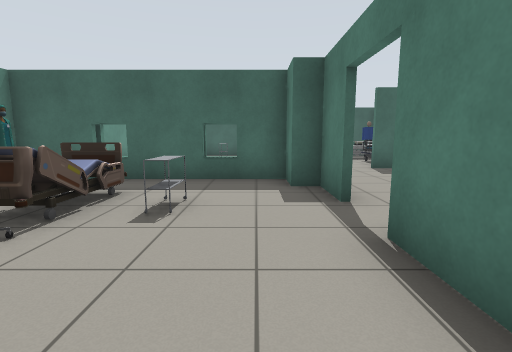
[1] (above)

20 first-person views from a walk through a Gazebo world. The camera is 1 m above the floor, tilts 8° down and sees 85° across. The lines on the ground mark 1 m squares. The floor is counted in squares, 1 m on a side. Each view is taken from the middle of a square. On the plan, view 1 faces up. The plan holds only what a view shows up to about 12 squares ahead; the rest is blank. Some stock models are drawn as simple stand-ins.

[2]
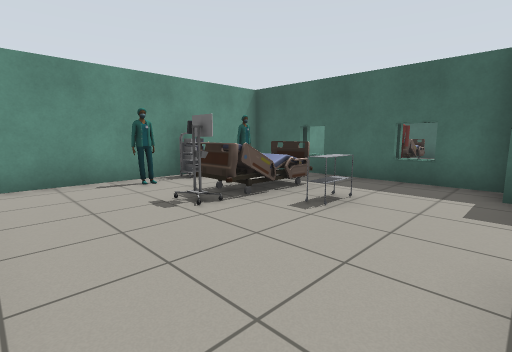

[3]
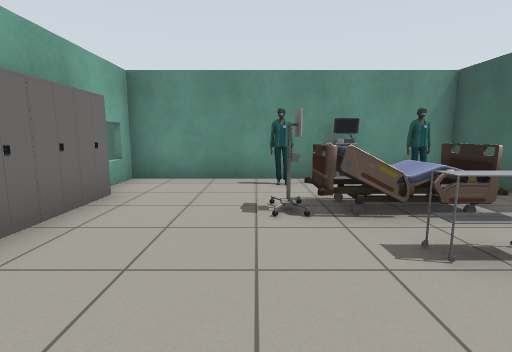

[4]
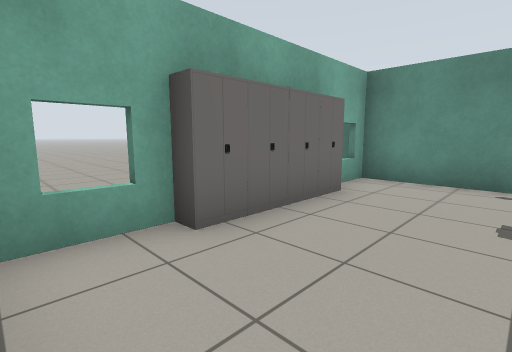

[5]
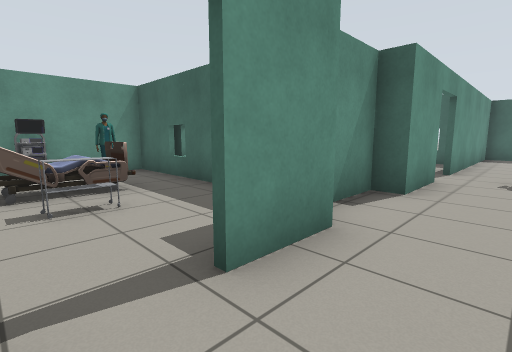

[6]
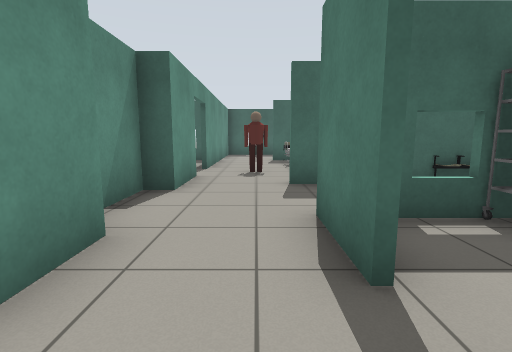

[7]
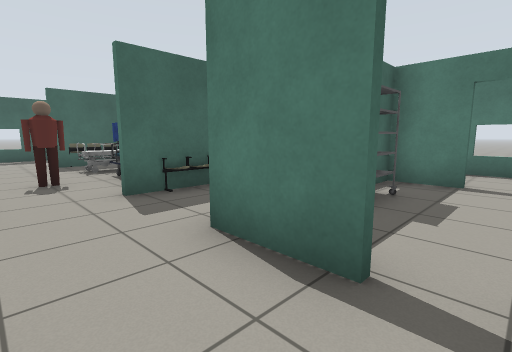

[8]
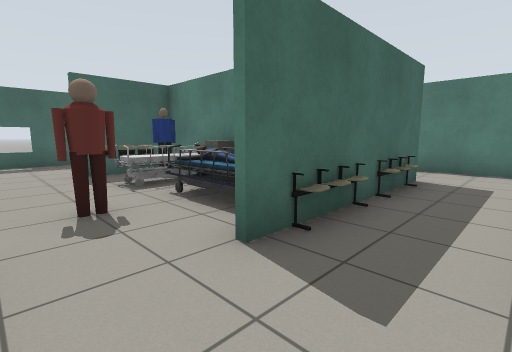

[9]
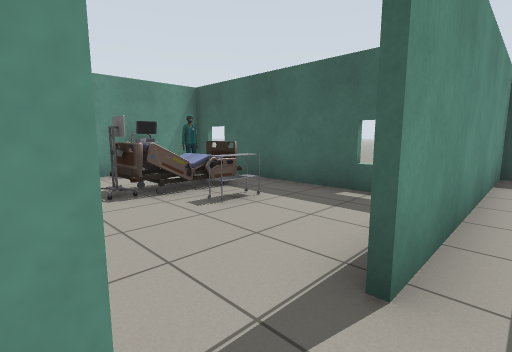

[10]
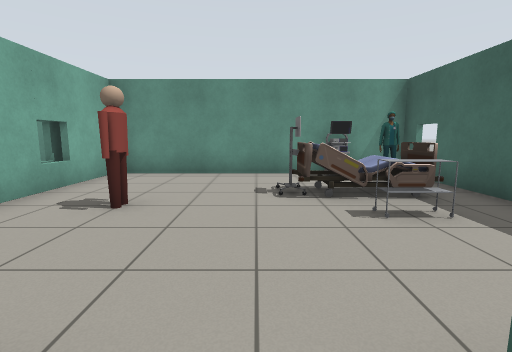

[11]
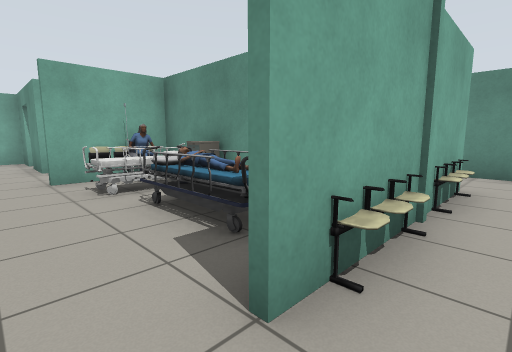

[12]
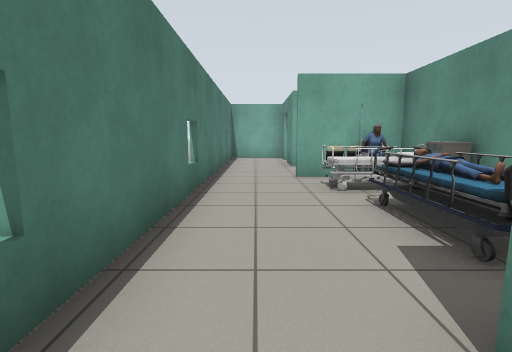

[13]
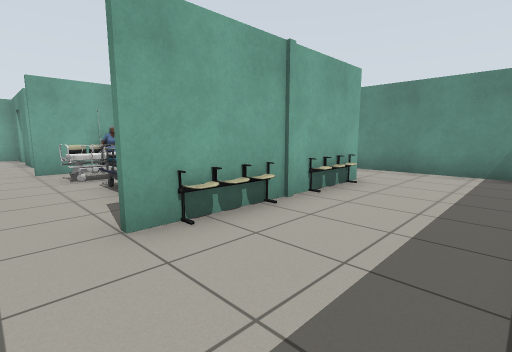

[14]
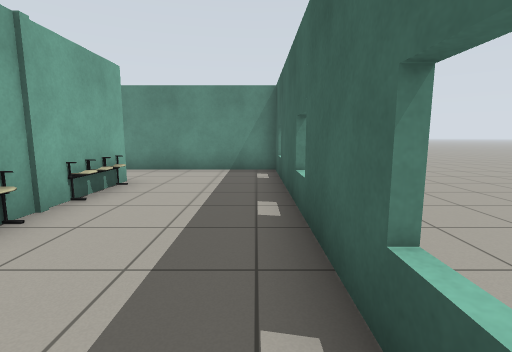

[15]
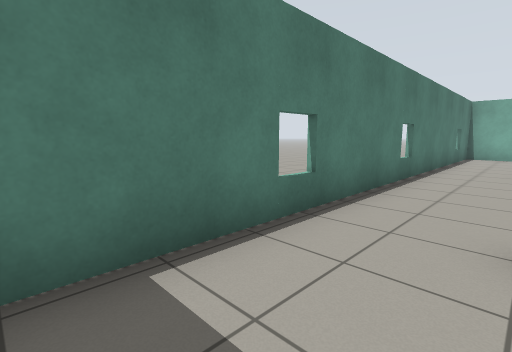

[16]
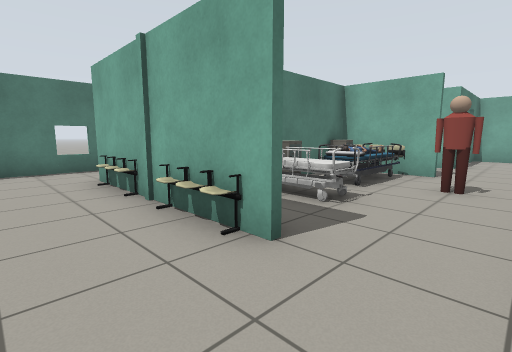

[17]
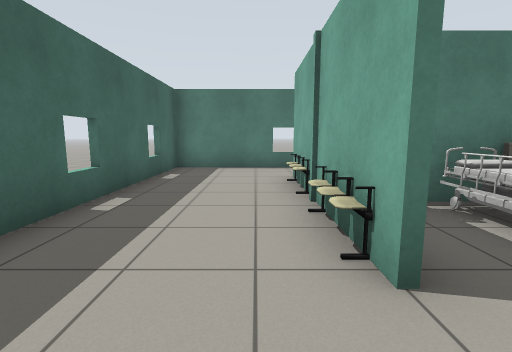

[18]
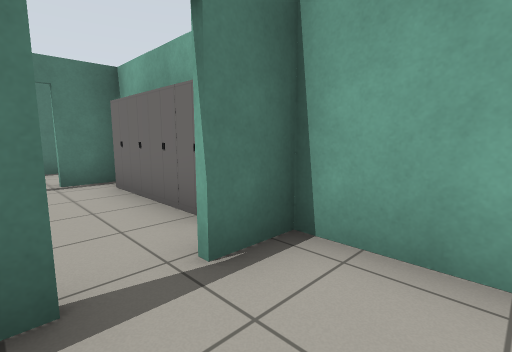

[19]
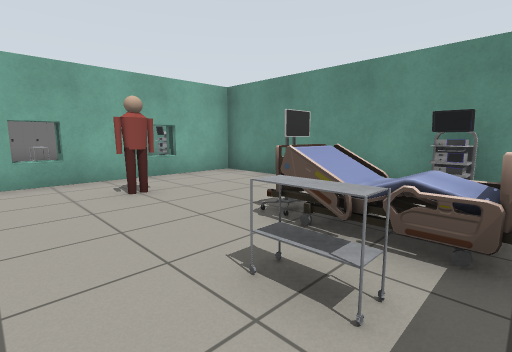

[20]
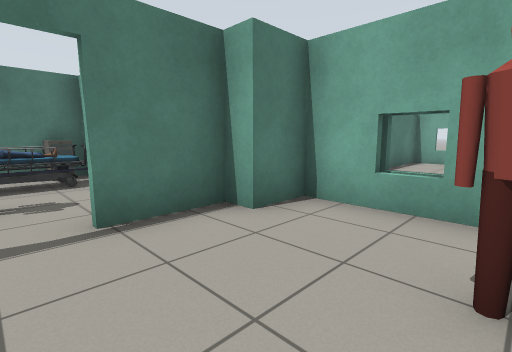

### Floor plan
Ten units are one square. View 1 is at (0, 0); x grows to the right and y downward. Boxes are objects, and circles mark ways between rooms. Rooms are numbered by the first view taken in them; rooms with no view inside come last. Other rooms are left out.
<svg viewBox="-61 -191 178 211">
<path fill="none" stroke="#000" d="M-5 10 13 10 13 -27M13 -41 13 -56M7 -56 7 -66 -56 -66 -56 10 -34 10M-4 -70 -13 -70M-38 -70 -43 -70M64 -116 64 -90 76 -90M45 -89 36 -89M36 -90 62 -90 62 -150 36 -150M75 -89 54 -89M15 -102 15 -82M36 -151 76 -151M55 -63 47 -63M9 -82 9 -66M88 -66 88 -49M15 -58 15 -41M38 -47 38 -65M86 -49 86 -63M88 -39 88 -26 112 -26 112 -186 15 -186 15 -116M20 -26 38 -26 38 -39M86 -26 86 -39M-43 -68 -34 -68M-14 -68 -3 -68M13 -83 13 -102M8 -150 -56 -150 -56 -71 7 -71 7 -83"/>
<rect x="-55" y="-35" width="10" height="10" fill="#bbb"><title>other object</title></rect>
<rect x="-55" y="-45" width="10" height="10" fill="#bbb"><title>cart</title></rect>
<rect x="-55" y="-55" width="10" height="10" fill="#bbb"><title>other object</title></rect>
<rect x="-35" y="5" width="10" height="10" fill="#bbb"><title>cabinet</title></rect>
<rect x="-35" y="-35" width="10" height="10" fill="#bbb"><title>cart</title></rect>
<rect x="-35" y="-55" width="10" height="20" fill="#bbb"><title>other object</title></rect>
<rect x="-25" y="5" width="10" height="10" fill="#bbb"><title>cabinet</title></rect>
<rect x="-15" y="5" width="10" height="10" fill="#bbb"><title>cabinet</title></rect>
<rect x="-15" y="-45" width="10" height="10" fill="#bbb"><title>cart</title></rect>
<rect x="25" y="-115" width="10" height="10" fill="#bbb"><title>person</title></rect>
<rect x="35" y="-135" width="20" height="10" fill="#bbb"><title>bed</title></rect>
<rect x="45" y="-35" width="10" height="10" fill="#bbb"><title>cabinet</title></rect>
<rect x="45" y="-95" width="10" height="10" fill="#bbb"><title>chair</title></rect>
<rect x="45" y="-125" width="10" height="30" fill="#bbb"><title>bed</title></rect>
<rect x="45" y="-155" width="10" height="10" fill="#bbb"><title>chair</title></rect>
<rect x="55" y="-35" width="10" height="10" fill="#bbb"><title>cabinet</title></rect>
<rect x="55" y="-65" width="20" height="10" fill="#bbb"><title>rack</title></rect>
<rect x="55" y="-105" width="10" height="10" fill="#bbb"><title>side table</title></rect>
<rect x="55" y="-125" width="10" height="10" fill="#bbb"><title>side table</title></rect>
<rect x="55" y="-145" width="10" height="10" fill="#bbb"><title>person</title></rect>
<rect x="65" y="-35" width="20" height="10" fill="#bbb"><title>cabinet</title></rect>
<rect x="65" y="-105" width="10" height="10" fill="#bbb"><title>wheelchair</title></rect>
<rect x="65" y="-115" width="10" height="10" fill="#bbb"><title>side table</title></rect>
<rect x="65" y="-145" width="20" height="30" fill="#bbb"><title>bed</title></rect>
<rect x="75" y="-95" width="10" height="10" fill="#bbb"><title>chair</title></rect>
<rect x="75" y="-115" width="10" height="20" fill="#bbb"><title>bed</title></rect>
<rect x="75" y="-155" width="10" height="10" fill="#bbb"><title>chair</title></rect>
<rect x="-55" y="-135" width="10" height="10" fill="#bbb"><title>cart</title></rect>
<rect x="-55" y="-145" width="10" height="10" fill="#bbb"><title>other object</title></rect>
<rect x="-35" y="-125" width="10" height="10" fill="#bbb"><title>cart</title></rect>
<rect x="-35" y="-145" width="10" height="20" fill="#bbb"><title>other object</title></rect>
<rect x="-25" y="-95" width="10" height="10" fill="#bbb"><title>person</title></rect>
<rect x="-25" y="-135" width="10" height="10" fill="#bbb"><title>cart</title></rect>
<circle cx="10" cy="-35" r="3" fill="#2a7"/>
<circle cx="10" cy="-110" r="3" fill="#2a7"/>
<text x="-20" y="-20">1</text>
<text x="50" y="-110">2</text>
<text x="-30" y="-110">3</text>
</svg>
Room 1 opens to room 2. Room 2 opens to room 3.

Where each view was taken, in squares from view 1:
view 1: 0 up, 0 right, facing up
view 2: 0 up, 1 right, facing up-left
view 3: 2 up, 1 right, facing left
view 4: 2 up, 1 right, facing down-left
view 5: 3 up, 3 right, facing up-left
view 6: 3 up, 3 right, facing up
view 7: 4 up, 2 right, facing up-right
view 8: 7 up, 2 right, facing up-right
view 9: 10 up, 2 right, facing up-left
view 10: 11 up, 2 right, facing left
view 11: 16 up, 10 right, facing down-left
view 12: 16 up, 10 right, facing down
view 13: 18 up, 10 right, facing down-left
view 14: 18 up, 10 right, facing left
view 15: 18 up, 9 right, facing down-right
view 16: 17 up, 2 right, facing down-right
view 17: 16 up, 2 right, facing right
view 18: 5 up, 2 right, facing down-right
view 19: 14 up, 0 right, facing down-left
view 20: 11 up, 2 left, facing down-right
